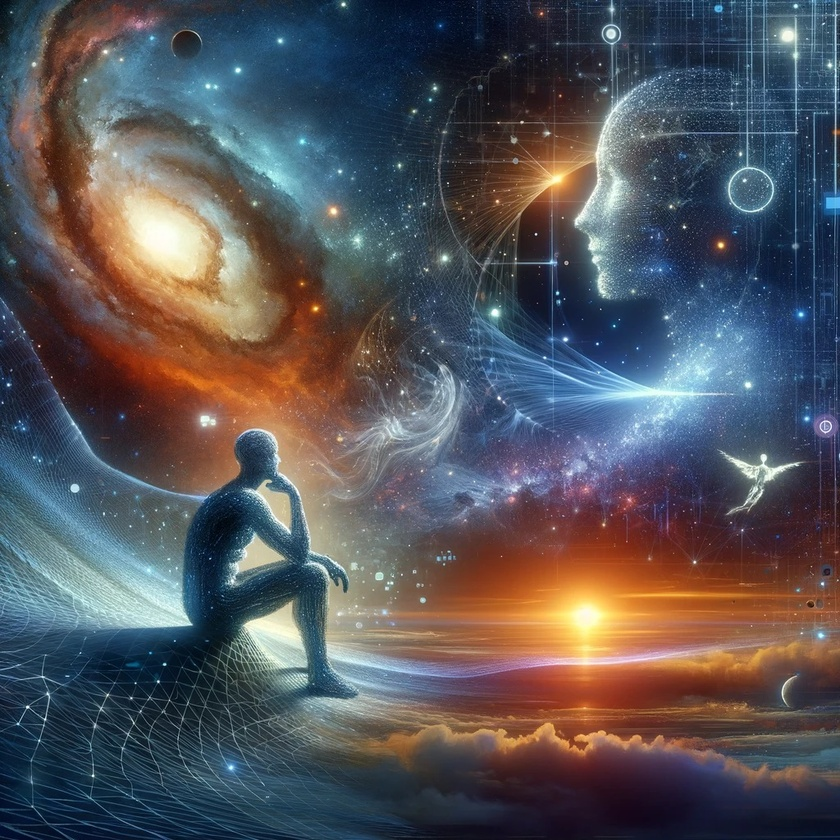
#> input picture image.jpg, 840 x 840 px, shrunk from 1024 x 1024 before the run
$ jupyter execute notebook.ipynb
#> lines starting #> are read from the running program, lines starting #| are printed output that depends on the picture
# Decomposição em Valores Singulares (SVD)

## Sumário
1. [Introdução](#introdução)
   1. [Transformações e Operadores Lineares](#transformações-e-operadores-lineares)
   2. [Produto Interno e Norma](#produto-interno-e-norma)
   3. [Operadores Ortogonais e Adjunção](#operadores-ortogonais-e-adjunção)
2. [Codificando as Operações Básicas](#codificando-as-operações-básicas)
3. [Decomposição em Valores Singulares (SVD)](#decomposição-em-valores-singulares-svd)
   1. [Definição do SVD](#definição)
   2. [Teste da Implementação SVD](#teste-da-implementação-svd)
   3. [Exemplo utilizando SVD da biblioteca numpy](#exemplo-utilizando-svd-da-biblioteca-numpy)
   4. [Interpretação Geométrica da SVD](#interpretação-geométrica-da-svd)
4. [Aplicações Práticas](#aplicações-práticas)
   1. [Compressão de Imagens](#compressão-de-imagens)
   2. [Análise de Componentes Principais (PCA)](#análise-de-componentes-principais-pca)

## Introdução

A Decomposição em Valores Singulares (SVD, do inglês *Singular Value Decomposition*) é uma ferramenta fundamental na matemática aplicada, especialmente útil em contextos como redução de dimensionalidade, processamento de sinais e estatística. Vamos começar com uma introdução aos conceitos básicos necessários para entender o SVD:

### Transformações e Operadores Lineares

Uma transformação linear é uma função entre dois espaços vetoriais que preserva as operações de adição de vetores e multiplicação por escalar. Formalmente, uma função $T: V \rightarrow W$ é linear se, para todos os vetores $u, v \in V$ e todo escalar $c$, as seguintes condições são satisfeitas:

$$
 T(u + v) = T(u) + T(v)
$$

$$
 T(cu) = cT(u)
$$

Os operadores lineares são um caso especial de transformações lineares, onde o domínio e o contradomínio são o mesmo espaço vetorial, ou seja, $T: V \rightarrow V$.

### Produto Interno e Norma

Em um espaço vetorial o prouduto interno e a norma nos fornecem as noções de ângulo e comprimento.

**Definição Produto Interno**

O produto interno em um espaço vetorial é uma função que associa a cada par de vetores um escalar. No espaço $\mathbb{R}^n$, o produto interno padrão é definido como:
$$
 \langle u, v \rangle = u_1 v_1 + u_2 v_2 + \cdots + u_n v_n
$$

**Definição Norma**

A norma de um vetor, derivada do produto interno, é definida como:
$$
 \|v\| = \sqrt{\langle v, v \rangle}
$$

Essa norma é uma medida do comprimento (ou magnitude) do vetor.

### Operadores Ortogonais e Adjunção

**Definição Operador Ortonormal**

Um operador ortogonal (ou isometria) em um espaço com produto interno é aquele que preserva o produto interno entre quaisquer dois vetores. Se $A$ é um operador ortogonal, então:

$$
 \langle Av, Aw \rangle = \langle v, w \rangle
$$

para todos $v, w$. Isso implica que $A$ preserva ângulos e comprimentos, e sua matriz, em relação a uma base ortonormal, é uma matriz ortogonal, ou seja, $A^{-1} = A^T$, onde $A^T$ é a transposta de $A$.

**Definição Transformação Adjunta**

A adjunta de uma transformação linear $A:V\rightarrow W$ entre espaços com produtos internos é a transformação  $A^*:W\rightarrow V$ tal que:

$$
 \langle Av, w \rangle = \langle v, A^*w \rangle
$$

para todos $v, w$. Para matrizes reais, a adjunta corresponde à transposta, e para matrizes complexas, à conjugada transposta.

## Codificando as operações básicas

A seguir apresentamos a implementação do do produto interno, norma e transposição. Lembrando que em aplicações práticas estamos trabalhando com espaços vetoriais finitos, onde as transformações lineares são representadas pelas [matrizes](representação-matricial.md). Além disso, nas funções a seguir consideramos espaços vetoriais sobre o corpo $\mathbb{R}$ dos reais, sendo assim, a transposta de uma matriz corresponde à matriz da transformação adjunta.

[cell 1]
import numpy as np

# Função para calcular o produto de duas matrizes
def dot_product(A, B):
    rows_A, cols_A = A.shape
    rows_B, cols_B = B.shape

    if cols_A != rows_B:
        raise ValueError("O número de colunas de A deve ser igual ao número de linhas de B")

    C = np.zeros((rows_A, cols_B))

    for i in range(rows_A):
        for j in range(cols_B):
            for k in range(cols_A):
                C[i, j] += A[i, k] * B[k, j]

    return C

# Função para calcular a transposta de uma matriz
# [9 lines left out: function transpose, not called in this run]

# Função para calcular a norma de um vetor ou dos vetores colunas de uma matriz
def norm(vector):
    return np.sqrt(np.sum(vector**2, axis=0))

## Decomposição em Valores Singulares (SVD)

A Decomposição em Valores Singulares (SVD) é uma técnica matemática que generaliza a diagonalização de matrizes simétricas a qualquer matriz retangular. Vamos passar pelo processo de construção da SVD, destacando os conceitos-chave e os passos envolvidos.

### Definição

Para uma matriz $A$ de dimensão $m \times n$ sobre $\mathbb{R}$ ou $\mathbb{C}$, a SVD de $A$ é uma decomposição da forma:
$$
A = U \Sigma V^*
$$
onde:
- $U$ é uma matriz $m \times m$ ortogonal (ou unitária se sobre $\mathbb{C}$), chamada de matriz dos vetores singulares à esquerda.
- $V$ é uma matriz $n \times n$ ortogonal (ou unitária se sobre $\mathbb{C}$), chamada de matriz dos vetores singulares à direita.
- $\Sigma$ é uma matriz $m \times n$ diagonal retangular com elementos não-negativos na diagonal, conhecidos como valores singulares.

### Passos para a Construção do SVD

1. **Matrizes $A^*A$ e $AA^*$**:
   - $A^*$ é a adjunta (ou transposta conjugada) de $A$.
   - $A^*A$ e $AA^*$ são matrizes simétricas e semi-definidas positivas.

2. **Autovalores e Autovetores**:
   - Encontre os autovalores de $A^*A$ e $AA^*$. Estes são reais e não-negativos, pois as matrizes são semi-definidas positivas.
   - Os autovalores de $A^*A$ (e $AA^*$) são os quadrados dos valores singulares de $A$.
   - Determine os autovetores de $A^*A$ e $AA^*$, que serão as colunas de $V$ e $U$, respectivamente.

3. **Construção de $\Sigma$**:
   - Os valores singulares de $A$ são as raízes quadradas dos autovalores de $A^*A$ (ou $AA^*$), ordenados de forma decrescente.
   - $\Sigma$ é formada ao colocar esses valores singulares na diagonal principal, com as dimensões de $m \times n$, sendo os outros elementos todos zero.

4. **Formação de $U$ e $V$**:
   - Os vetores singulares à direita $V$ são os autovetores de $A^*A$.
   - Os vetores singulares à esquerda $U$ são obtidos através dos autovetores de $AA^*$ ou, alternativamente, podem ser calculados por $AV = U\Sigma$ para obter $U$.

[cell 2]
# Função para realizar a decomposição SVD
def svd_decomposition(A):
    # Matriz A^T A
    ATA = np.dot(A.T, A)

    # Autovetores e autovalores da matriz A^T A
    eigenvalues, eigenvectors = np.linalg.eig(ATA)

    # Ordena os autovetores em ordem decrescente em relação aos autovalores
    idx = eigenvalues.argsort()[::-1]
    eigenvalues = eigenvalues[idx]
    eigenvectors = eigenvectors[:, idx]

    # Monta matriz de valores singulares
    rows_A, cols_A = A.shape
    sigma = np.zeros((rows_A, cols_A))
    for i in range(min(rows_A, cols_A)):
        sigma[i, i] = np.sqrt(eigenvalues[i])

    # Calcular as matrizes U e VT
    VT = eigenvectors.T
    # Cálculo de U usando A * V * sigma_inv
    sigma_inv = np.diag(1 / sigma.diagonal())
    U = np.dot(A, np.dot(eigenvectors, sigma_inv))

    # Normalizar as colunas de U
    U = U / norm(U)

    return U, sigma, VT

### Teste da Implementação SVD

[cell 3]
# Matriz de entrada
A = np.array([[1, 2, 3],
     [4, 5, 6],
     [7, 8, 9]])

# Realizar a decomposição SVD
U, S, VT = svd_decomposition(A)

print("Matriz A:")
print(A)

# Matriz U
print("\nMatriz U:")
print(U)

# Matriz de valores singulares
print("\nMatriz de valores singulares:")
print(S)

# Matriz VT
print("\nMatriz VT:")
print(VT)

print("\nRealizando o Produto:")
print(dot_product(dot_product(U, S), VT))

### Exemplo utilizando SVD da biblioteca numpy

[cell 4]
# Utilizando a função da biblioteca numpy
U, s, VT = np.linalg.svd(A)

S = np.zeros_like(A, dtype=float)
S[:3, :3] = np.diag(s)

print("Matriz A:")
print(A)

# Matriz U
print("\nMatriz U:")
print(U)

# Matriz de valores singulares
print("\nMatriz de valores singulares:")
print(S)

# Matriz VT
print("\nMatriz VT:")
print(VT)

print("\nRealizando o Produto:")
print(np.dot(np.dot(U, S), VT))

### Interpretação Geométrica da SVD

Geometricamente, a SVD decompõe uma transformação em três componentes sequenciais: rotação inicial, escalonamento e rotação final, cada uma representada por uma das matrizes na decomposição $A = U \Sigma V^*$.

1. **Rotação Inicial ($V^*$)**:
   - A matriz $V$ (e por transposição, $V^*$) contém os vetores singulares à direita de $A$, que formam uma base ortogonal. Geometricamente, $V^*$ realiza uma rotação (ou reflexão, dependendo da orientação dos vetores) do espaço de entrada. Esta transformação alinha os eixos do espaço de entrada com os eixos principais de escalonamento de $A$.

2. **Escalonamento ($\Sigma$)**:
   - A matriz $\Sigma$ é uma matriz diagonal com os valores singulares de $A$ em sua diagonal. Esses valores representam as escalas de dilatação ou contração ao longo dos eixos principais definidos por $V^*$. Cada valor singular em $\Sigma$ multiplica a magnitude dos vetores ao longo de seu respectivo eixo, dilatando (se maior que 1) ou contraindo (se menor que 1) o vetor nessa dimensão. Isso ilustra a "força" ou a "influência" de $A$ em diferentes direções do espaço.

3. **Rotação Final ($U$)**:
   - Após a transformação pelos valores singulares, a matriz $U$ aplica uma segunda rotação (ou reflexão) ao espaço. Esta rotação orienta os resultados do escalonamento em direção ao espaço de saída. Os vetores singulares à esquerda em $U$ formam uma base onde cada vetor é orientado para maximizar a projeção dos dados transformados por $\Sigma$, ajustando efetivamente os dados transformados para se encaixarem no espaço de saída.

A seguir aplicamos o SVD em um operador bidimensional e apresentamos um gráfico ilustrativo de como o circulo unitário é transformado pela ação do operador e pelos operadores componentes da decomposição SVD.

[cell 5]
import numpy as np
import matplotlib.pyplot as plt

# Gerar pontos em um círculo unitário
theta = np.linspace(0, 2*np.pi, 100) # ângulos theta de 0 a 2*pi
x = np.cos(theta) # coordenada x
y = np.sin(theta) # coordenada y

# Matriz de entrada para o SVD
A = np.array([[2,  1],
              [1, -1]])

# Realizar a decomposição SVD
U, S, VT = svd_decomposition(A)

print("Matriz A:")
print(A)

# Matriz U
print("\nMatriz U:")
print(U)

# Matriz de valores singulares
print("\nMatriz S de valores singulares:")
print(S)

# Matriz VT
print("\nMatriz VT:")
print(VT)

print("\nRealizando o Produto:")
print(dot_product(dot_product(U, S), VT))

# Plotar o círculo unitário
plt.figure(figsize=(8, 8))
plt.plot(x, y, 'k--', label='Círculo Unitário')

# Aplicar a matriz A nos pontos x e y
xy = np.stack([x, y])
xy_transformed = A @ xy
plt.plot(xy_transformed[0, :], xy_transformed[1, :], 'b', label='Círculo Unitário Transformado por A')

xy_transformed = S @ xy
plt.plot(xy_transformed[0, :], xy_transformed[1, :], 'r--', label='Círculo Unitário Transformado por S')

u = np.dot(VT, [1, 0])
plt.quiver(0, 0, u[0], u[1],
            angles='xy', scale_units='xy', scale=1, color='g',
            label='V*(0,1)')

# Plotar os vetores de singularidade
c = ['b', 'r']
for i in range(2):
    plt.quiver(0, 0, U[0, i]*S[i, i], U[1, i]*S[i, i],
               angles='xy', scale_units='xy', scale=1, color=c[i],
               label=f'Singularidade {i+1}')

plt.xlim(-2.5, 2.5)
plt.ylim(-2.5, 2.5)
plt.gca().set_aspect('equal', adjustable='box')
plt.xlabel('Eixo x')
plt.ylabel('Eixo y')
plt.title('Comportamento do SVD no Círculo Unitário')
plt.legend()
plt.grid(True)
plt.show()
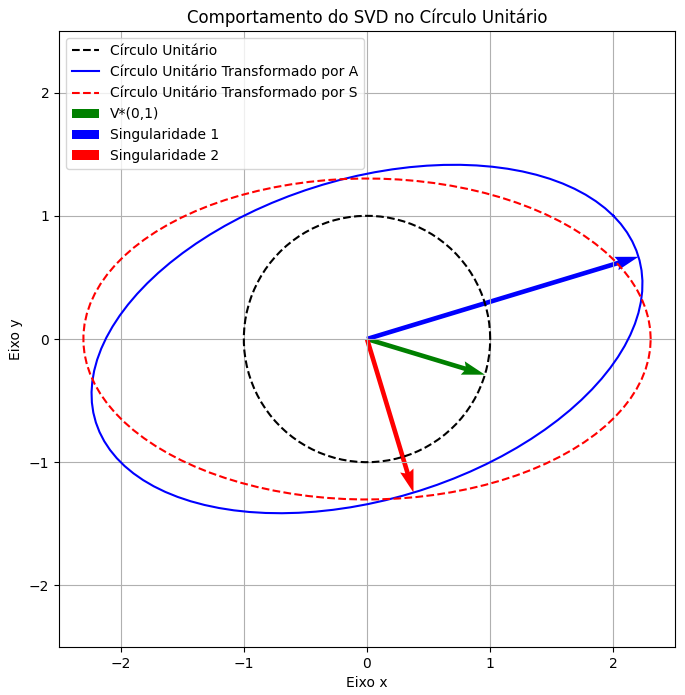
#> figure drawn by matplotlib, 1 panel

Observe que o ângulo entre o  vetor verde e o eixo Y positivo indica a rotação $V^*$, enquanto o ângulo entre o vetor azul e o eixo X positivo indica a rotação $U$. A aplicação de $S$ é mostrada pela elipse trassejada vermelha.

[cell 6]
# Gerar pontos em um quadrado unitário centralizado
t = np.linspace(-0.5, 0.5, 25)
x = np.concatenate([t, 0.5 * np.ones_like(t), t[::-1], -0.5 * np.ones_like(t)])
y = np.concatenate([-0.5 * np.ones_like(t), t, 0.5 * np.ones_like(t), t[::-1]])


# Matriz de entrada para o SVD
A = np.array([[2,  1],
              [1, -1]])

# Realizar a decomposição SVD
U, S, VT = svd_decomposition(A)

# Plotar o quadrado unitário
plt.figure(figsize=(8, 8))
plt.plot(np.append(x, x[0]), np.append(y, y[0]), 'k--', label='Quadrado Unitário')

# Aplicar a matriz A nos pontos x e y
xy = np.stack([x, y])
xy_transformed = np.dot(A, xy)
plt.plot(xy_transformed[0, :], xy_transformed[1, :], 'b', label='Quadrado Transformado por A')


xy_transformed = np.dot(VT, xy)
plt.plot(xy_transformed[0, :], xy_transformed[1, :], 'g--', label='Quadrado Transformado por VT')

xy_transformed = np.dot(S, xy_transformed)
plt.plot(xy_transformed[0, :], xy_transformed[1, :], 'r--', label='Quadrado Transformado por S.VT')

u = np.dot(VT, [1, 0])
plt.quiver(0, 0, u[0], u[1],
            angles='xy', scale_units='xy', scale=1, color='g',
            label='VT(0,1)')

# Plotar os vetores de singularidade
c = ['b', 'r']
for i in range(2):
    plt.quiver(0, 0, U[0, i]*S[i, i], U[1, i]*S[i, i],
               angles='xy', scale_units='xy', scale=1, color=c[i],
               label=f'Singularidade {i+1}')

plt.xlim(-2.5, 2.5)
plt.ylim(-2.5, 2.5)
plt.gca().set_aspect('equal', adjustable='box')
plt.xlabel('Eixo x')
plt.ylabel('Eixo y')
plt.title('Comportamento do SVD em um Quadrado Unitário')
plt.legend()
plt.grid(True)
plt.show()
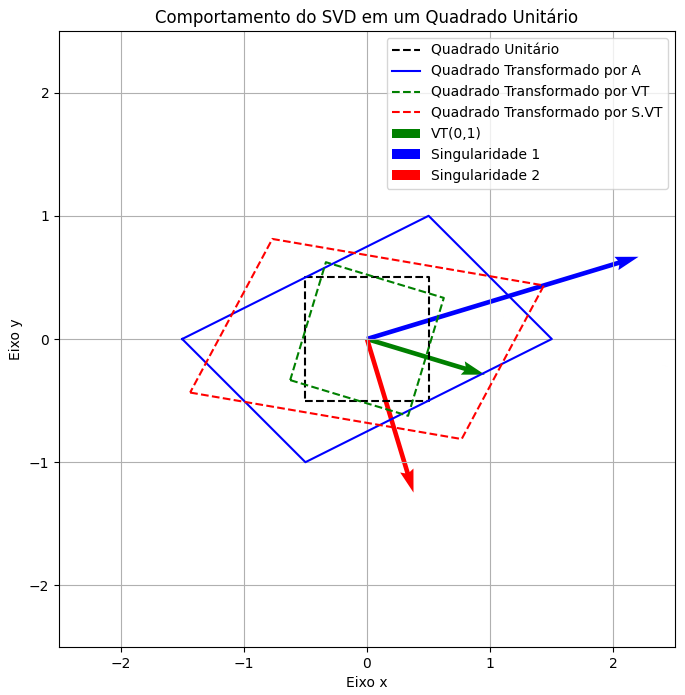
#> figure drawn by matplotlib, 1 panel

[cell 7]
# Gerar pontos em um círculo unitário
theta = np.linspace(0, 2*np.pi, 100) # ângulos theta de 0 a 2*pi
x = np.cos(theta) # coordenada x
y = np.sin(theta) # coordenada y

# Matriz de entrada para o SVD
A = np.random.random((2, 2))

# Realizar a decomposição SVD
U, S, VT = svd_decomposition(A)

# Plotar o círculo unitário
plt.figure(figsize=(8, 8))
plt.plot(x, y, 'k--', label='Círculo Unitário')

# Aplicar a matriz A nos pontos x e y
xy = np.stack([x, y])
xy_transformed = A @ xy
plt.plot(xy_transformed[0, :], xy_transformed[1, :], 'b', label='Círculo Unitário Transformado por A')

xy_transformed = S @ xy
plt.plot(xy_transformed[0, :], xy_transformed[1, :], 'r--', label='Círculo Unitário Transformado por S')

u = np.dot(VT, [1, 0])
plt.quiver(0, 0, u[0], u[1],
            angles='xy', scale_units='xy', scale=1, color='g',
            label='VT(0,1)')

# Plotar os vetores de singularidade
c = ['b', 'r']
for i in range(2):
    plt.quiver(0, 0, U[0, i]*S[i, i], U[1, i]*S[i, i],
               angles='xy', scale_units='xy', scale=1, color=c[i],
               label=f'Singularidade {i+1}')

plt.xlim(-2.5, 2.5)
plt.ylim(-2.5, 2.5)
plt.gca().set_aspect('equal', adjustable='box')
plt.xlabel('Eixo x')
plt.ylabel('Eixo y')
plt.title('Comportamento do SVD no Círculo Unitário')
plt.legend()
plt.grid(True)
plt.show()
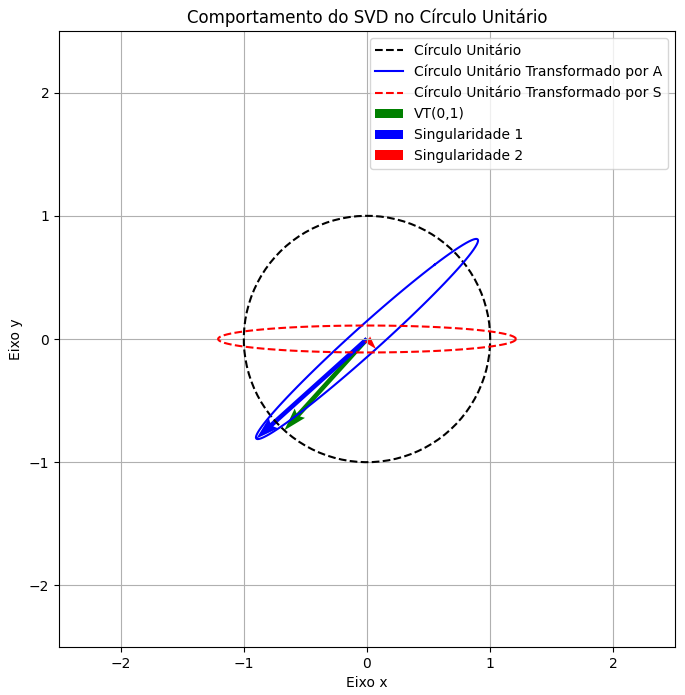
#> figure drawn by matplotlib, 1 panel

## Aplicações Práticas

O SVD é amplamente utilizado em compressão de dados, redução de ruído em sinais, análise estatística como a análise de componentes principais (PCA), e mais, devido à sua capacidade de extrair as características essenciais da matriz original.

### Compressão de Imagens

Vamos usar o SVD para comprimir uma imagem. Primeiro, carregamos a imagem e a convertemos para escala de cinza:

[cell 8]
import numpy as np
import matplotlib.pyplot as plt
from skimage import io, color

# Carregar a imagem
image = io.imread('image.jpg')
#> image is the input picture: shape (840, 840, 3); mean R, G, B 85.6, 84.5, 89.7
gray_image = color.rgb2gray(image)
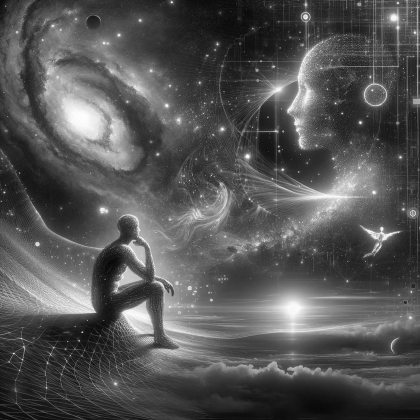
#> gray_image: shape (840, 840) float64 (shown at 1/2 size); min 0.009, max 0.998, mean 0.334

plt.imshow(gray_image, cmap='gray')
plt.title("Imagem Original")
plt.show()

Em seguida, aplicamos o SVD à imagem e reconstruímos a imagem usando apenas alguns dos valores singulares principais:

[cell 9]
# Aplicar SVD
U, S, VT = np.linalg.svd(gray_image, full_matrices=False)
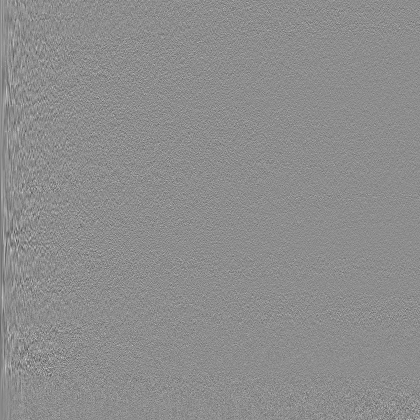
#> U: shape (840, 840) float64 (shown at 1/2 size); min -0.239, max 0.193, mean -3.11e-05; drawn with min black and max white
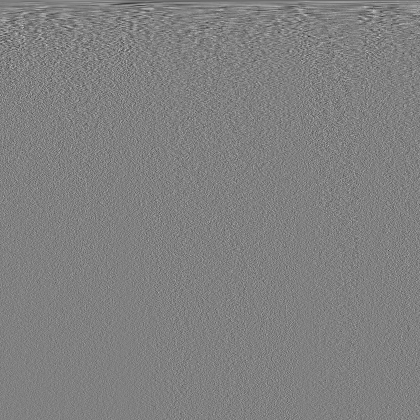
#> VT: shape (840, 840) float64 (shown at 1/2 size); min -0.189, max 0.186, mean -3.21e-05; drawn with min black and max white
#> S = 840 values, max 293.9 at index 0, min 0.000599 at index 839, mean 1.98

# Reconstruir a imagem usando apenas os primeiros k valores singulares
k = 50
compressed_image = np.dot(U[:, :k], np.dot(np.diag(S[:k]), VT[:k, :]))

plt.imshow(compressed_image, cmap='gray')
plt.title(f"Imagem Comprimida com k={k}")
plt.show()

Podemos ver que, mesmo com uma redução significativa no número de valores singulares, a imagem comprimida ainda retém a maior parte da informação visual da imagem original.

### Análise de Componentes Principais (PCA)

Vamos aplicar a PCA a um conjunto de dados bidimensional para ver como ela pode ser usada para reduzir a dimensionalidade e visualizar os resultados.

[cell 10]
import numpy as np
import matplotlib.pyplot as plt
from sklearn.decomposition import PCA
from sklearn.datasets import load_iris

# Carregar o conjunto de dados Iris
iris = load_iris()
X = iris.data
y = iris.target

# Exibir as primeiras 5 amostras
print("Primeiras 5 amostras:")
print(X[:5])

Aplicamos a PCA para reduzir a dimensionalidade dos dados de 4 para 2 componentes principais.

[cell 11]
# Aplicar PCA para reduzir a dimensionalidade para 2 componentes principais
pca = PCA(n_components=2)
X_pca = pca.fit_transform(X)

# Exibir as primeiras 5 amostras transformadas
print("Primeiras 5 amostras após PCA:")
print(X_pca[:5])

Podemos visualizar os dados transformados em um gráfico de dispersão.

[cell 12]
# Visualizar os resultados
plt.figure(figsize=(8, 6))
for i, target_name in enumerate(iris.target_names):
    plt.scatter(X_pca[y == i, 0], X_pca[y == i, 1], label=target_name)

plt.xlabel("Componente Principal 1")
plt.ylabel("Componente Principal 2")
plt.legend()
plt.title("PCA do Conjunto de Dados Iris")
plt.show()
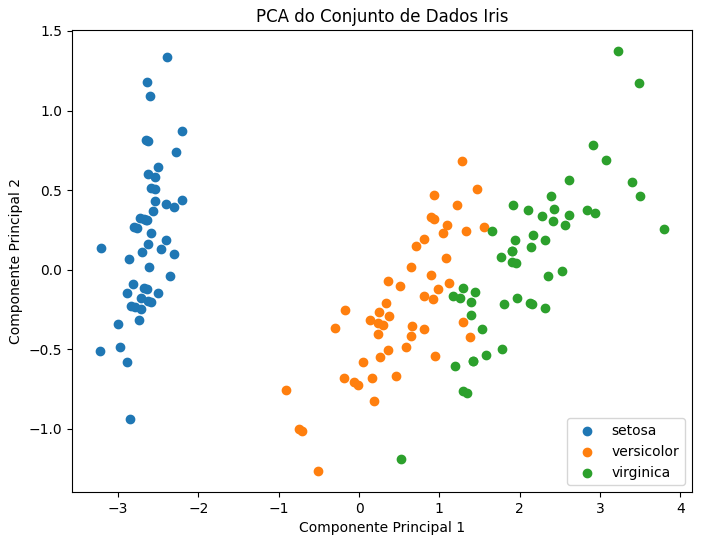
#> figure drawn by matplotlib, 1 panel
